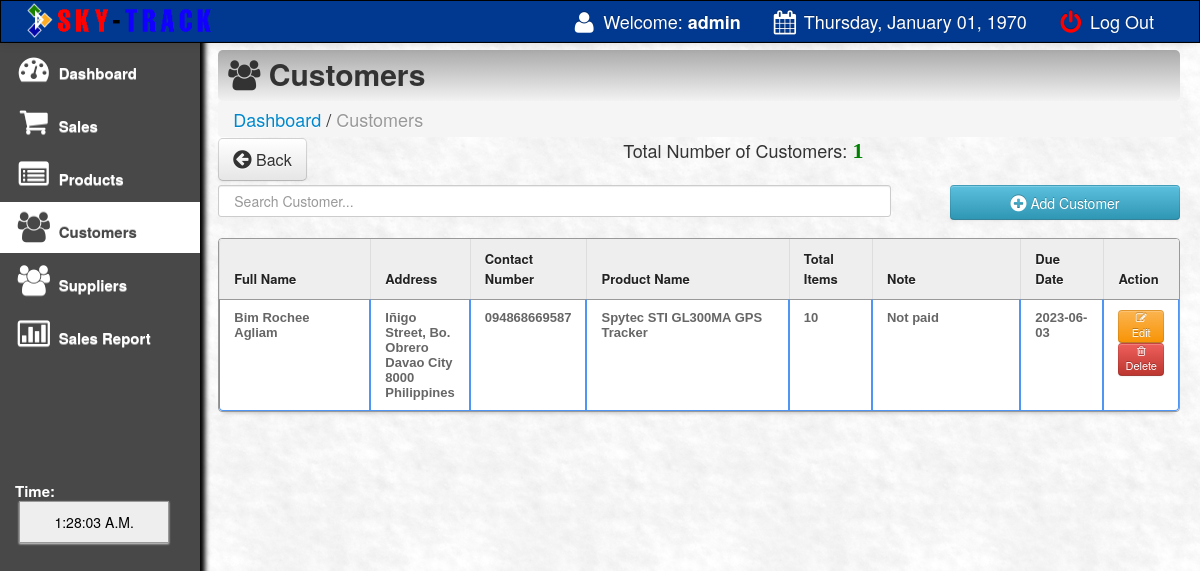
Screenshot of /main/customer.php (signed in) with the database file from the repository.
### tables this page shows
CREATE TABLE `customer` (
  `customer_id` int(11) NOT NULL,
  `customer_name` varchar(100) NOT NULL,
  `address` varchar(100) NOT NULL,
  `contact` varchar(100) NOT NULL,
  `membership_number` varchar(100) NOT NULL,
  `prod_name` varchar(550) NOT NULL,
  `expected_date` varchar(500) NOT NULL,
  `note` varchar(500) NOT NULL
);

### main/customer.php (the view, shortened to what this page needs)
<html>
<head>
 <link href="css/bootstrap.css" rel="stylesheet">
    <link rel="stylesheet" type="text/css" href="css/DT_bootstrap.css">
  <link rel="stylesheet" href="css/font-awesome.min.css">
    <link href="css/bootstrap-responsive.css" rel="stylesheet">
<link href="../style.css" media="screen" rel="stylesheet" type="text/css" />
<link href="src/facebox.css" media="screen" rel="stylesheet" type="text/css" />
</head>
<?php
function createRandomPassword() {
	$chars = "003232303232023232023456789";
	$i = 0;
	$pass = '' ;
	while ($i <= 7) {
		$num = rand() % 33;
		$tmp = substr($chars, $num, 1);
		$pass = $pass . $tmp;
		$i++;
	}
	return $pass;
}
$finalcode='RS-'.createRandomPassword();
?>
<body>
<?php include('navfixed.php');?>
<div class="container-fluid">
      <div class="row-fluid">
	<div class="span2">
          <div class="well sidebar-nav">
              <ul class="nav nav-list">
              <li><a href="index.php"><i class="icon-dashboard icon-2x"></i> Dashboard  </a></li>
			<li><a href="sales.php?id=cash&invoice=<?php echo $finalcode ?>"><i class="icon-shopping-cart icon-2x"></i> Sales </a>  </li>
			<li><a href="products.php"><i class="icon-list-alt icon-2x"></i> Products</a>                                     </li>
			<li class="active"><a href="customer.php"><i class="icon-group icon-2x"></i> Customers </a>                                    </li>
			<li><a href="supplier.php"><i class="icon-group icon-2x"></i> Suppliers</a>                                    </li>
			<li><a href="salesreport.php?d1=0&d2=0"><i class="icon-bar-chart icon-2x"></i> Sales Report</a>                </li>
					<br><br><br><br><br><br>
			<li>
			 <div class="hero-unit-clock">
			<form name="clock">
			<font color="white">Time: <br></font>&nbsp;<input style="width:150px;" type="submit" class="trans" name="face" value="">
			</form>
			  </div>
			</li>
				</ul>
          </div>
        </div>
	<div class="span10">
	<div class="contentheader">
			<i class="icon-group"></i> Customers
			</div>
			<ul class="breadcrumb">
			<li><a href="index.php">Dashboard</a></li> /
			<li class="active">Customers</li>
			</ul>
<div style="margin-top: -19px; margin-bottom: 21px;">
<a  href="index.php"><button class="btn btn-default btn-large" style="float: left;"><i class="icon icon-circle-arrow-left icon-large"></i> Back</button></a>
<?php
			include('../connect.php');
				$result = $db->prepare("SELECT * FROM customer ORDER BY customer_id DESC");
				$result->execute();
				$rowcount = $result->rowcount();
			?>
			<div style="text-align:center;">
			Total Number of Customers: <font color="green" style="font:bold 22px 'Aleo';"><?php echo $rowcount;?></font>
			</div>
</div>
<input type="text" name="filter" style="padding:15px;" id="filter" placeholder="Search Customer..." autocomplete="off" />
<a rel="facebox" href="addcustomer.php"><Button type="submit" class="btn btn-info" style="float:right; width:230px; height:35px;" /><i class="icon-plus-sign icon-large"></i> Add Customer</button></a><br><br>
<table class="table table-bordered" id="resultTable" data-responsive="table" style="text-align: left;">
	<thead>
		<tr>
			<th width="17%"> Full Name </th>
			<th width="10%"> Address </th>
			<th width="10%"> Contact Number</th>
			<th width="23%"> Product Name</th>
			<th width="9%"> Total Items </th>
			<th width="17%"> Note </th>
			<th width="9%"> Due Date </th>
			<th width="14%"> Action </th>
		</tr>
	</thead>
	<tbody>
			<?php
				include('../connect.php');
				$result = $db->prepare("SELECT * FROM customer ORDER BY customer_id DESC");
				$result->execute();
				for($i=0; $row = $result->fetch(); $i++){
			?>
			<tr class="record">
			<td><?php echo $row['customer_name']; ?></td>
			<td><?php echo $row['address']; ?></td>
			<td><?php echo $row['contact']; ?></td>
			<td><?php echo $row['prod_name']; ?></td>
			<td><?php echo $row['membership_number']; ?></td>
			<td><?php echo $row['note']; ?></td>
			<td><?php echo $row['expected_date']; ?></td>
			<td><a  title="Click To Edit Customer" rel="facebox" href="editcustomer.php?id=<?php echo $row['customer_id']; ?>"><button class="btn btn-warning btn-mini"><i class="icon-edit"></i> Edit </button></a>
			<a href="#" id="<?php echo $row['customer_id']; ?>" class="delbutton" title="Click To Delete"><button class="btn btn-danger btn-mini"><i class="icon-trash"></i> Delete</button></a></td>
			</tr>
			<?php
				}
			?>
	</tbody>
</table>
</div>
</div>
</div>
</body>
<?php include('footer.php');?>
</html>

### style.css (style rules this page uses)
td a { color:darkblue; }
input { border: 1px solid #999; background: #EEEEEE; padding: 10px; box-shadow:0 1px 2px #ddd; -moz-box-shadow:0 1px 2px #ddd; -webkit-box-shadow:0 1px 2px #ddd; }
#filter { width: 70%; float:left; }
#resultTable { border-collapse: separate; background-color: #FFFFFF; border-spacing: 0; max-width: 100%; }
#resultTable { color: #666666; text-shadow: 0 1px 0 #FFFFFF; width: 100%; border: 1px solid #999999; box-shadow: 0 5px 5px -5px rgba(0, 0, 0, 0.3); margin-top: 13px; }
#resultTable thead tr th { background: none repeat scroll 0 0 #EEEEEE; color: #222222; padding: 10px 14px; text-align: left; border-top: 0 none; font-size: 13px; }
#resultTable tbody tr td { font: bold 13px 'Arial'; text-align: left; padding: 10px 14px; border-top: 1px solid #999999; }
#resultTable td { padding:7px; border:#4e95f4 1px solid; }
#resultTable tr { background: #fff; }

### main/customer.php (style rules this page uses)
body { padding-top: 60px; padding-bottom: 40px; }
.sidebar-nav { padding: 9px 0; }

### rows the page displays
customer: customer_name "Bim Rochee Agliam", address "Iñigo Street, Bo. Obrero Davao City 8000 Philippines", contact "094868669587", prod_name "Spytec STI GL300MA GPS Tracker", membership_number "10", note "Not paid", expected_date "2023-06-03"

### other values shown
$_SESSION['SESS_LAST_NAME'] "admin"
$new "Thursday, January 01, 1970"
$rowcount "1"
